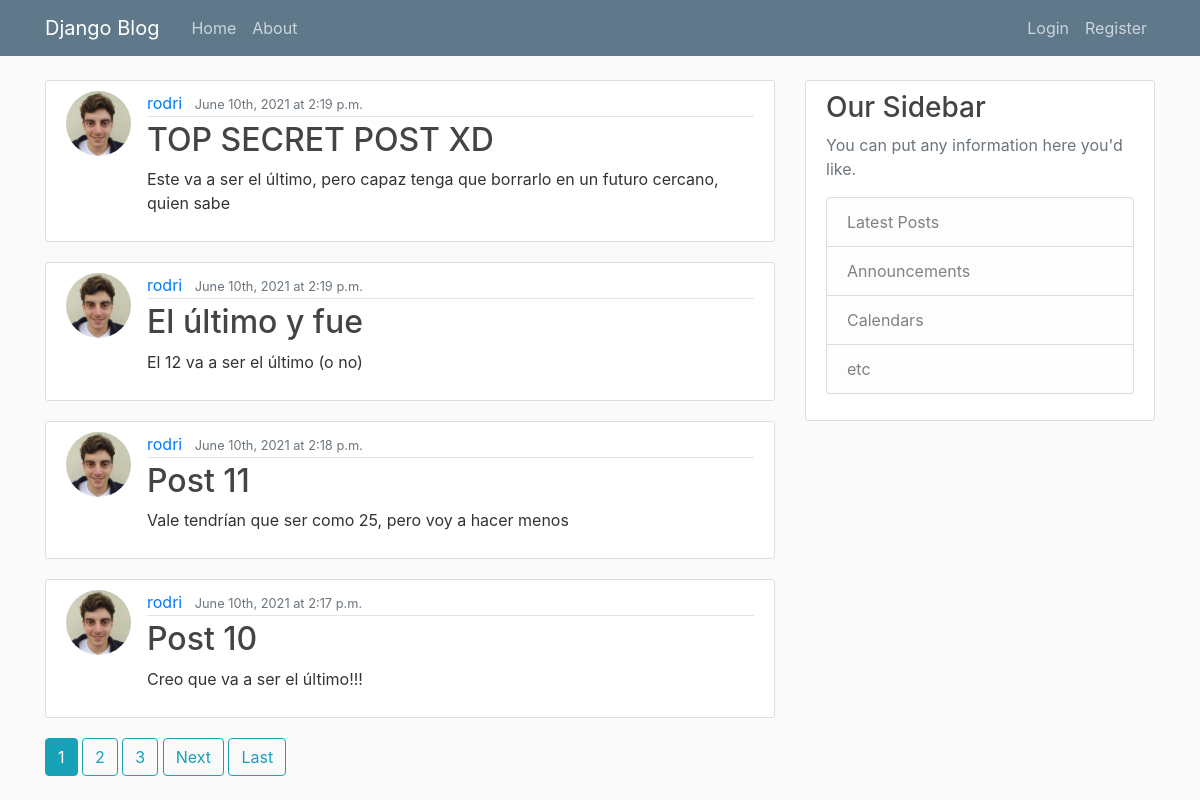
The page / on the database its author committed.
### blog/models.py (models this page shows, shortened)
class Post(models.Model):
    title = models.CharField(max_length=50)
    content = models.TextField()
    date_posted = models.DateTimeField(default=timezone.now)
    author = models.ForeignKey(User, on_delete=models.CASCADE)

### users/models.py (models this page shows, shortened)
class Profile(models.Model):
    user = models.OneToOneField(User, on_delete=models.CASCADE)
    image = models.ImageField(default='default.jpg', upload_to='profile_pics')

### blog/views.py (the view)
# urls.py: path('', PostListView.as_view(), name='blog-home'),
class PostListView(ListView):
    model = Post
    template_name = 'blog/home.html' # <app>/<model>_<viewtype>.html
    context_object_name = 'posts'
    ordering = ['-date_posted']
    paginate_by = 4

### blog/templates/blog/home.html (shortened to what this page needs)
{% extends "blog/base.html" %}
{% block content %}
    {% for post in posts %}
        <article class="media content-section">
            <img class="rounded-circle article-img" src="{{ post.author.profile.image.url }}">
            <div class="media-body">
                <div class="article-metadata">
                    <a class="mr-2" href="{% url 'user-posts' post.author.username %}">{{ post.author }}</a>
                    <small class="text-muted">{{ post.date_posted|date:"F dS, Y" }} at {{ post.date_posted|date:"P" }}</small>
                </div>
                <h2><a class="article-title" href="{% url 'post-detail' post.id %}">{{ post.title }}</a></h2>
                <p class="article-content">{{ post.content }}</p>
            </div>
        </article>
    {% endfor %}
    {% if is_paginated %}
        {% for num in page_obj.paginator.page_range %}
            {% if page_obj.number == num %}
                <a class="btn btn-info mb-4" href="?page={{ num }}">{{ num }}</a>
            {% elif num > page_obj.number|add:'-3' and num < page_obj.number|add:'3' %}
                <a class="btn btn-outline-info mb-4" href="?page={{ num }}">{{ num }}</a>
            {% endif %}
        {% endfor %}
        {% if page_obj.has_next %}
            <a class="btn btn-outline-info mb-4" href="?page={{ page_obj.next_page_number }}">Next</a>
            <a class="btn btn-outline-info mb-4" href="?page={{ page_obj.paginator.num_pages }}">Last</a>
        {% endif %}
    {% endif %}
{% endblock content %}

### blog/templates/blog/base.html (shortened to what this page needs)
{% load static %}
<!DOCTYPE html>
<html>
<head>
    <link rel="stylesheet" href="https://maxcdn.bootstrapcdn.com/bootstrap/4.0.0/css/bootstrap.min.css">
    <link rel="stylesheet" type="text/css" href="{% static 'blog/main.css' %}">
</head>
<body>
    <header class="site-header">
        <nav class="navbar navbar-expand-md navbar-dark bg-steel fixed-top">
            <div class="container">
                <a class="navbar-brand mr-4" href="{% url 'blog-home' %}">Django Blog</a>
                <div class="collapse navbar-collapse" id="navbarToggle">
                    <div class="navbar-nav mr-auto">
                        <a class="nav-item nav-link" href="{% url 'blog-home' %}">Home</a>
                        <a class="nav-item nav-link" href="{% url 'blog-about' %}">About</a>
                    </div>
                    <div class="navbar-nav">
                        {% if user.is_authenticated %}
                            <a class="nav-item nav-link" href="{% url 'post-create' %}">New Post</a>
                            <a class="nav-item nav-link" href="{% url 'profile' %}">Profile</a>
                            <a class="nav-item nav-link" href="{% url 'logout' %}">Logout</a>
                        {% else %}
                            <a class="nav-item nav-link" href="{% url 'login' %}">Login</a>
                            <a class="nav-item nav-link" href="{% url 'register' %}">Register</a>
                        {% endif %}
                    </div>
                </div>
            </div>
        </nav>
    </header>
    <main role="main" class="container">
        <div class="row">
            <div class="col-md-8">
                {% block content %}{% endblock %}
            </div>
            <div class="col-md-4">
                <div class="content-section">
                    <h3>Our Sidebar</h3>
                    <p class='text-muted'>You can put any information here you'd like.
                    <ul class="list-group">
                        <li class="list-group-item list-group-item-light">Latest Posts</li>
                        <li class="list-group-item list-group-item-light">Announcements</li>
                        <li class="list-group-item list-group-item-light">Calendars</li>
                        <li class="list-group-item list-group-item-light">etc</li>
                    </ul>
                    </p>
                </div>
            </div>
        </div>
    </main>
</body>
</html>

### blog/static/blog/main.css (style rules this page uses)
body { background: #fafafa; color: #333333; margin-top: 5rem; }
h1, h2, h3, h4, h5, h6 { color: #444444; }
ul { margin: 0; }
.bg-steel { background-color: #5f788a; }
.site-header .navbar-nav .nav-link { color: #cbd5db; }
.content-section { background: #ffffff; padding: 10px 20px; border: 1px solid #dddddd; border-radius: 3px; margin-bottom: 20px; }
.article-title { color: #444444; }
.article-content { white-space: pre-line; }
.article-img { height: 65px; width: 65px; margin-right: 16px; }
.article-metadata { padding-bottom: 1px; margin-bottom: 4px; border-bottom: 1px solid #e3e3e3 }

### rows shown on the page
Post: author.profile.image (picture), author "rodri", date_posted "June 10th, 2021", date_posted "2:19 p.m.", title "TOP SECRET POST XD", content "Este va a ser el último, pero capaz tenga que borrarlo en un futuro cercano, quien sabe"
Post: author.profile.image (picture), author "rodri", date_posted "June 10th, 2021", date_posted "2:19 p.m.", title "El último y fue", content "El 12 va a ser el último (o no)"
Post: author.profile.image (picture), author "rodri", date_posted "June 10th, 2021", date_posted "2:18 p.m.", title "Post 11", content "Vale tendrían que ser como 25, pero voy a hacer menos"
Post: author.profile.image (picture), author "rodri", date_posted "June 10th, 2021", date_posted "2:17 p.m.", title "Post 10", content "Creo que va a ser el último!!!"

### other values the page prints
{{ num }} "1"
{{ num }} "2" "3"
